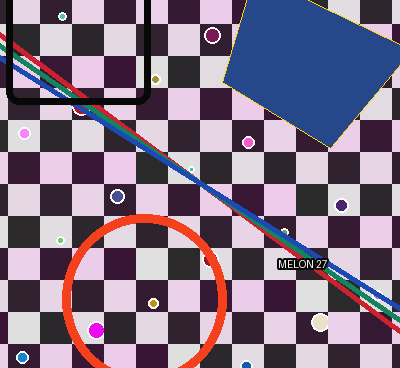
#> input picture services/visual-search/tests/fixtures/checker-crop.jpg, 400 x 368 px; its folder holds only this picture in this run
$ python -i local_features.py   (imports and definitions only)
#> lines starting #> are read from the running program, lines starting #| are printed output that depends on the picture
from __future__ import annotations

import io
import math
import re
import statistics
import threading
import zipfile
from dataclasses import dataclass
from typing import Any

import cv2
import numpy as np
import numpy.typing as npt
from numpy.lib import format as npy_format

from .image_io import ImageSearchError

IMAGE_SEARCH_FEATURES_INVALID = "IMAGE_SEARCH_FEATURES_INVALID"
LOCAL_FEATURE_ARCHIVE_VERSION = 1
MAX_KEYPOINTS = 256
SIFT_DESCRIPTOR_DIMENSIONS = 128
MAX_LOCAL_FEATURE_ARCHIVE_BYTES = 1024 * 1024
MAX_LOCAL_FEATURE_UNCOMPRESSED_BYTES = 2 * 1024 * 1024

_PHASH_PATTERN = re.compile(r"^[0-9a-f]{16}$")
_ARCHIVE_ARRAYS = {
    "format_version",
    "phash",
    "keypoints",
    "descriptors",
}
_RANSAC_LOCK = threading.Lock()


@dataclass(frozen=True)
class LocalFeatures:
    phash: str
    keypoints: npt.NDArray[np.float32]
    descriptors: npt.NDArray[np.float32]


@dataclass(frozen=True)
class GeometricEvidence:
    inliers: int = 0
    inlier_ratio: float = 0.0
    coverage: float = 0.0


# [2 lines that did not run here, left out]


def _validate_rgb_image(image: npt.NDArray[np.uint8]) -> None:
    if image.dtype != np.uint8 or image.ndim != 3 or image.shape[2] != 3:
        raise ValueError("local features require an HxWx3 uint8 RGB image")
    if image.shape[0] <= 0 or image.shape[1] <= 0:
        raise ValueError("local features require a non-empty image")


def compute_phash(image: npt.NDArray[np.uint8]) -> str:
    """Return a canonical 64-bit perceptual hash."""

    _validate_rgb_image(image)
    grayscale = cv2.cvtColor(image, cv2.COLOR_RGB2GRAY)
    resized = cv2.resize(grayscale, (32, 32), interpolation=cv2.INTER_AREA)
    coefficients = cv2.dct(resized.astype(np.float32))[:8, :8].reshape(-1)
    threshold = statistics.median(float(value) for value in coefficients[1:])
    value = 0
    for coefficient in coefficients:
        value = (value << 1) | int(float(coefficient) > threshold)
    return f"{value:016x}"


# [14 lines left out: functions phash_distance, _empty_feature_arrays, not called in this run]


def extract_local_features(
    image: npt.NDArray[np.uint8],
    *,
    max_keypoints: int = MAX_KEYPOINTS,
) -> LocalFeatures:
#> called with max_keypoints = 256
    _validate_rgb_image(image)
    if (
        not isinstance(max_keypoints, int)
        or isinstance(max_keypoints, bool)
        or not 1 <= max_keypoints <= MAX_KEYPOINTS
    ):
        raise ValueError(f"max_keypoints must be between 1 and {MAX_KEYPOINTS}")

    grayscale = cv2.cvtColor(image, cv2.COLOR_RGB2GRAY)
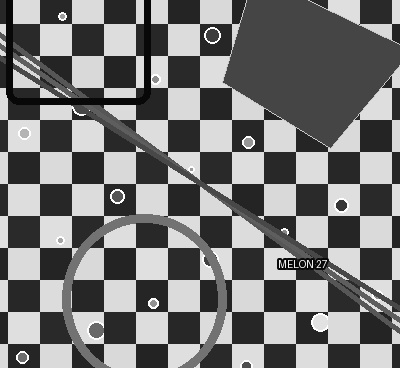
#> grayscale: shape (368, 400); min 1, max 255, mean 119.6
    detector = cv2.SIFT.create(nfeatures=max_keypoints)
    detected, descriptor_values = detector.detectAndCompute(grayscale, None)
#> detected = 256 keypoints; strongest (x, y, size): (341, 205, 6.4), (326, 313, 2.3), (44, 93, 6.4), (140, 83, 6)
    if not detected or descriptor_values is None:
        keypoint_values, descriptors = _empty_feature_arrays()
        return LocalFeatures(compute_phash(image), keypoint_values, descriptors)

    descriptors = np.asarray(descriptor_values, dtype=np.float32)
    candidates: list[tuple[tuple[object, ...], int]] = []
    for index, (keypoint, descriptor) in enumerate(
        zip(detected, descriptors, strict=True)
    ):
        values = (
            float(keypoint.response),
            float(keypoint.pt[0]),
            float(keypoint.pt[1]),
            float(keypoint.size),
            float(keypoint.angle),
            float(keypoint.octave),
            float(keypoint.class_id),
        )
        if not all(math.isfinite(value) for value in values) or not np.isfinite(
            descriptor
        ).all():
            continue
        key = (
            -values[0],
            values[2],
            values[1],
            -values[3],
            values[4],
            values[5],
            values[6],
            descriptor.tobytes(),
            index,
        )
        candidates.append((key, index))
#> this loop made 256 passes
#> (keypoint, values) on passes 1 to 3: (keypoint at (3.9, 43.2), size 3, (0.0883, 3.91, 43.22, 3.02, 167.2, 4064255, -1)), (keypoint at (3.5, 53.7), size 3.3, (0.0895, 3.48, 53.66, 3.3, 169.4, 10552319, -1)), (keypoint at (343.9, 168.2), size 19.3, (0.0893, 343.9, 168.2, 19.28, 178.5, 4522498, -1))
#> after the loop, candidates = 256 items
    candidates.sort(key=lambda candidate: candidate[0])
    selected_indices = [index for _, index in candidates[:max_keypoints]]
#> selected_indices = 256 values, max 255 at index 255, min 0 at index 164, mean 127.5
    if not selected_indices:
        keypoint_values, empty_descriptors = _empty_feature_arrays()
        return LocalFeatures(compute_phash(image), keypoint_values, empty_descriptors)

    height, width = image.shape[:2]
#> height = 368; width = 400
    width_scale = float(max(width - 1, 1))
#> width_scale = 399
    height_scale = float(max(height - 1, 1))
#> height_scale = 367
    keypoint_values = np.array(
        [
            (
                min(1.0, max(0.0, float(detected[index].pt[0]) / width_scale)),
                min(1.0, max(0.0, float(detected[index].pt[1]) / height_scale)),
            )
            for index in selected_indices
        ],
        dtype=np.float32,
    )
#> keypoint_values = 256 pairs, first value 0.00872 to 0.962, second value 0.0413 to 0.926
    selected_descriptors = np.ascontiguousarray(
        descriptors[selected_indices],
        dtype=np.float32,
    )
    return LocalFeatures(
        phash=compute_phash(image),
        keypoints=np.ascontiguousarray(keypoint_values),
        descriptors=selected_descriptors,
    )
#> in compute_phash, `resized = cv2.resize(grayscale, (32, 32), interpolation=cv2.INTER_AREA)`:
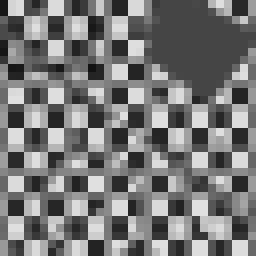
#> resized: shape (32, 32) (shown 8 times larger); min 18, max 224, mean 119.6
#> in compute_phash, `coefficients = cv2.dct(resized.astype(np.float32))[:8, :8].reshape(-1)`: coefficients = 64 values, max 3826 at index 0, min -280 at index 8, mean 59.47
#> in compute_phash, `threshold = statistics.median(float(value) for value in coefficients[1..`: threshold = 14.2
#> the loop in compute_phash, `for coefficient in coefficients:` made 64 passes
#> (coefficient, value) on passes 1 to 12: (3826, 1), (138.2, 3), (-29.45, 6), (-73.23, 12), (48.45, 25), (-57.23, 50), (-43.56, 100), (-10.09, 200), (-280, 400), (142.3, 801), (-67.73, 1602), (-125.5, 3204)
#> after the loop in compute_phash, `for coefficient in coefficients:`: value = 14431865707028659133


# [13 lines left out: function _valid_feature_arrays, not called in this run]


def _zero_evidence() -> GeometricEvidence:
    return GeometricEvidence()


# [271 lines left out: functions _coverage, geometric_evidence, _validated_features, serialize_local_features, _read_array_metadata, _validate_zip_container and 2 more, not called in this run]

>>> import cv2
>>> picture = cv2.cvtColor(cv2.imread('../../tests/fixtures/checker-crop.jpg'), cv2.COLOR_BGR2RGB)
>>> result = extract_local_features(picture)

$ run again, on services/visual-search/tests/fixtures/checker.png
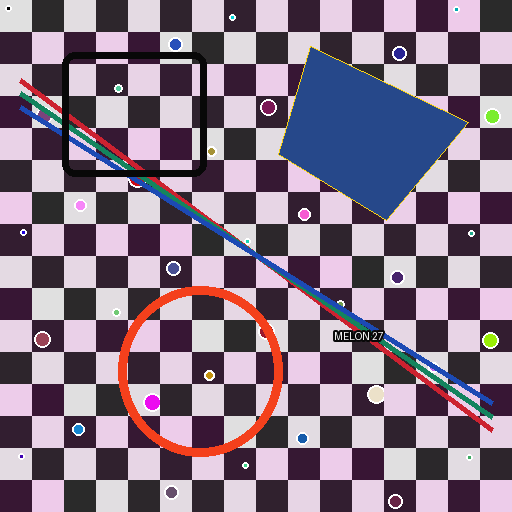
#> input picture services/visual-search/tests/fixtures/checker.png, 512 x 512 px
#> in extract_local_features, `grayscale = cv2.cvtColor(image, cv2.COLOR_RGB2GRAY)`:
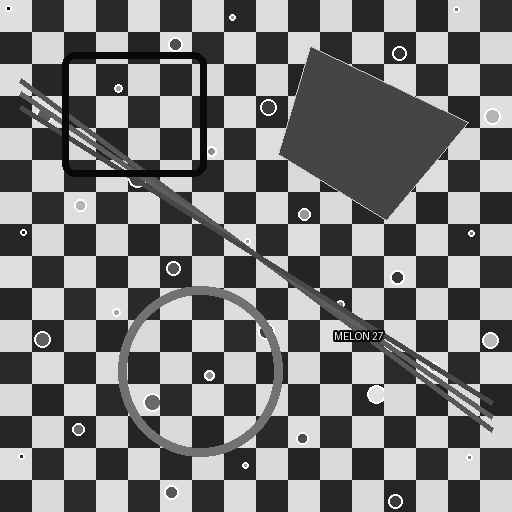
#> grayscale: shape (512, 512); min 0, max 255, mean 122.9
#> detected = 256 keypoints; strongest (x, y, size): (23, 232, 1.9), (245, 465, 4.8), (397, 277, 6.4), (382, 385, 2.3)
#> the loop in extract_local_features, `for index, (keypoint, descriptor) in enumerate( zip(detected, descript..` made 256 passes
#> (keypoint, values) on passes 1 to 3: (keypoint at (335.7, 239.6), size 19.7, (0.0918, 335.7, 239.6, 19.72, 0.0103, 6160898, -1)), (keypoint at (124.5, 61.1), size 4, (0.0972, 124.5, 61.12, 3.99, 94.01, 7667968, -1)), (keypoint at (335.7, 239.6), size 19.7, (0.0918, 335.7, 239.6, 19.72, 89.96, 6160898, -1))
#> after the loop in extract_local_features, `for index, (keypoint, descriptor) in enumerate(`: candidates = 256 items
#> selected_indices = 256 values, max 255 at index 253, min 0 at index 167, mean 127.5
#> keypoint_values = 256 pairs, first value 0.0455 to 0.945, second value 0.0338 to 0.963
#> in compute_phash, `resized = cv2.resize(grayscale, (32, 32), interpolation=cv2.INTER_AREA)`:
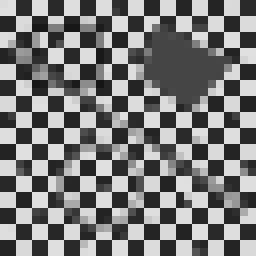
#> resized: shape (32, 32) (shown 8 times larger); min 21, max 224, mean 122.9
#> coefficients = 64 values, max 3933.7 at index 0, min -152.1 at index 8, mean 73.12
#> threshold = 8.82
#> the loop in compute_phash, `for coefficient in coefficients:` made 64 passes
#> (coefficient, value) on passes 1 to 8: (3933.7, 1), (45.46, 3), (59.56, 7), (-66.43, 14), (77.95, 29), (-9.02, 58), (-11.15, 116), (14.21, 233)
#> after the loop in compute_phash, `for coefficient in coefficients:`: value = 16820263557694687847
